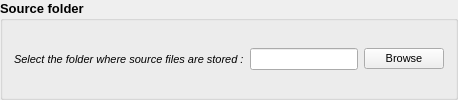
             <widget class="QGroupBox" name="source_folder_groupBox">
              <property name="font">
               <font>
                <pointsize>10</pointsize>
                <weight>75</weight>
                <bold>true</bold>
               </font>
              </property>
              <property name="title">
               <string notr="true">Source folder</string>
              </property>
              <layout class="QVBoxLayout" name="verticalLayout_4">
               <item>
                <layout class="QGridLayout" name="source_folder_grid">
                 <property name="sizeConstraint">
                  <enum>QLayout::SetDefaultConstraint</enum>
                 </property>
                 <item row="0" column="1">
                  <widget class="QLineEdit" name="source_folder_line">
                   <property name="sizePolicy">
                    <sizepolicy hsizetype="Minimum" vsizetype="Minimum">
                     <horstretch>0</horstretch>
                     <verstretch>0</verstretch>
                    </sizepolicy>
                   </property>
                   <property name="font">
                    <font>
                     <pointsize>8</pointsize>
                     <weight>50</weight>
                     <bold>false</bold>
                    </font>
                   </property>
                   <property name="inputMask">
                    <string notr="true"/>
                   </property>
                   <property name="text">
                    <string notr="true"/>
                   </property>
                  </widget>
                 </item>
                 <item row="0" column="2">
                  <widget class="QPushButton" name="souce_folder_browse_pushButton">
                   <property name="sizePolicy">
                    <sizepolicy hsizetype="Fixed" vsizetype="Fixed">
                     <horstretch>0</horstretch>
                     <verstretch>0</verstretch>
                    </sizepolicy>
                   </property>
                   <property name="font">
                    <font>
                     <pointsize>8</pointsize>
                     <weight>50</weight>
                     <bold>false</bold>
                    </font>
                   </property>
                   <property name="cursor">
                    <cursorShape>PointingHandCursor</cursorShape>
                   </property>
                   <property name="text">
                    <string notr="true">Browse</string>
                   </property>
                   <property name="shortcut">
                    <string notr="true"/>
                   </property>
                  </widget>
                 </item>
                 <item row="0" column="0">
                  <widget class="QLabel" name="source_folder_label">
                   <property name="maximumSize">
                    <size>
                     <width>230</width>
                     <height>16777215</height>
                    </size>
                   </property>
                   <property name="font">
                    <font>
                     <pointsize>8</pointsize>
                     <weight>50</weight>
                     <italic>true</italic>
                     <bold>false</bold>
                    </font>
                   </property>
                   <property name="text">
                    <string notr="true">Select the folder where source files are stored :</string>
                   </property>
                  </widget>
                 </item>
                </layout>
               </item>
              </layout>
             </widget>
